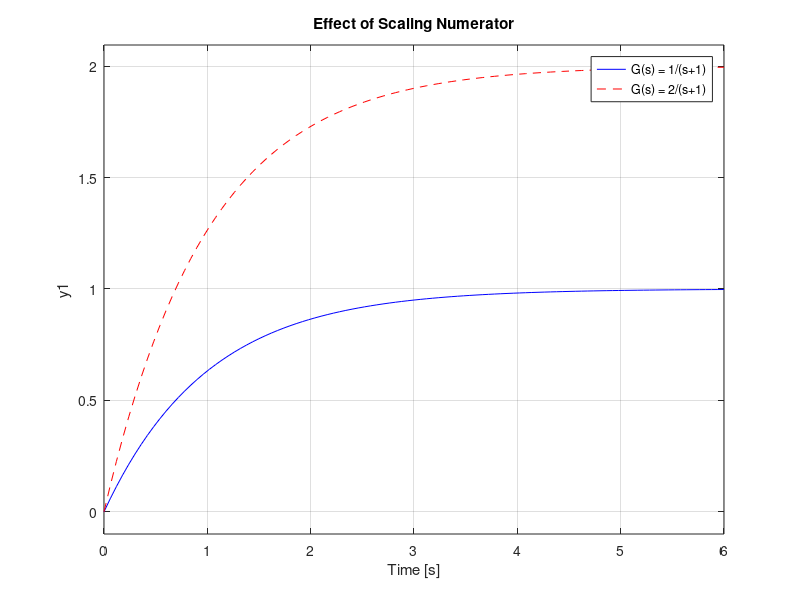
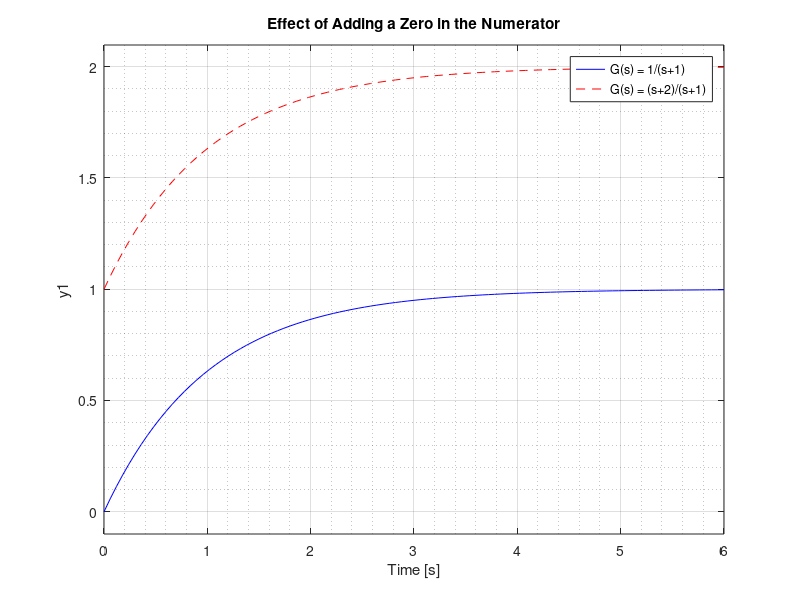
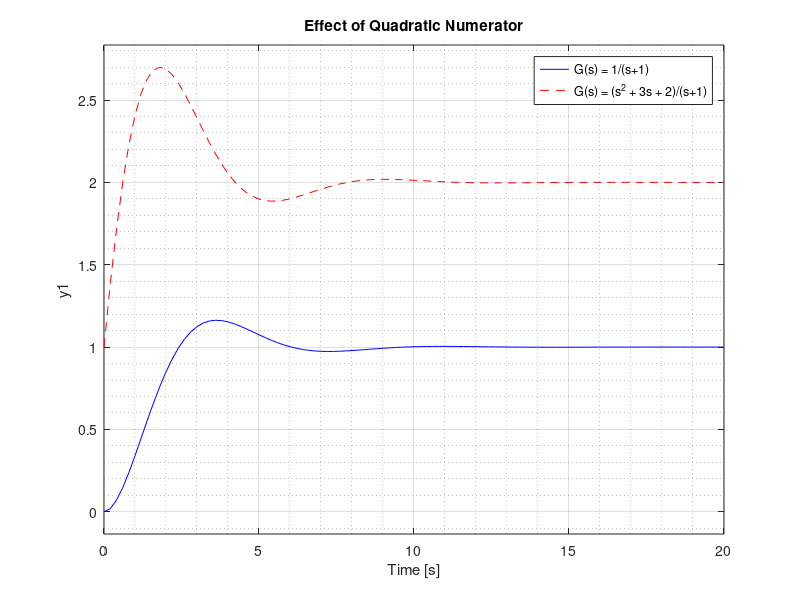

Source code (MATLAB) for these figures, in order:
%% Transfer functions

clear;clc;close all

% Scaling the numerator directly scales the output
num1 = 1;
num2 = 2;
den = [1 1];

G1 = tf(num1, den);
G2 = tf(num2, den);

figure('Color','white','Position',[0 0 1200 1000]);
hold on; grid minor;
step(G1, 'b', G2, 'r--'); 
legend('G(s) = 1/(s+1)', 'G(s) = 2/(s+1)');
title('Effect of Scaling Numerator');
grid minor;

%%

clear;clc;close all

num1 = 1;
num2 = [1 2];  % Introduces a zero at s = -2
den = [1 1];

G1 = tf(num1, den);
G2 = tf(num2, den);

figure('Color','white','Position',[0 0 1200 1000]);
step(G1, 'b', G2, 'r--'); 
legend('G(s) = 1/(s+1)', 'G(s) = (s+2)/(s+1)');
title('Effect of Adding a Zero in the Numerator');
grid minor;

%%
clear;clc;close all

num1 = 1;
num2 = [1 3 2];  % Quadratic numerator
den = [1 1 1];

G1 = tf(num1, den);
G2 = tf(num2, den);


figure('Color','white','Position',[0 0 1200 1000]);
step(G1, 'b', G2, 'r--'); 
legend('G(s) = 1/(s+1)', 'G(s) = (s^2 + 3s + 2)/(s+1)');
title('Effect of Quadratic Numerator');
grid minor;

